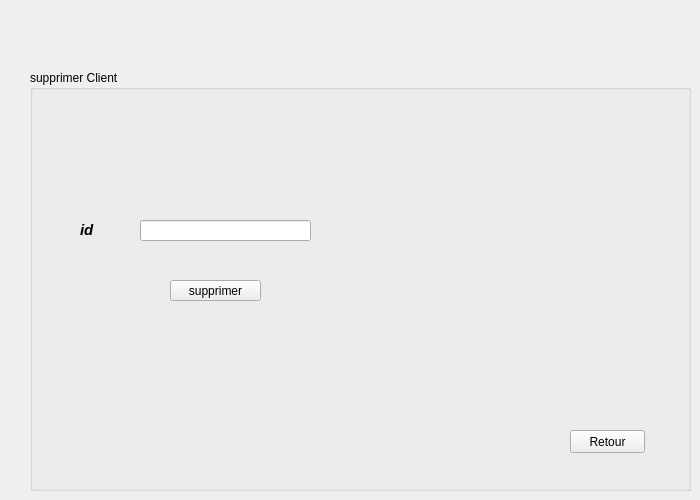
    <widget class="QWidget" name="page_6">
     <widget class="QGroupBox" name="groupBox_5">
      <property name="geometry">
       <rect>
        <x>30</x>
        <y>70</y>
        <width>661</width>
        <height>421</height>
       </rect>
      </property>
      <property name="title">
       <string>supprimer Client</string>
      </property>
      <widget class="QLineEdit" name="lineEdit_supi">
       <property name="geometry">
        <rect>
         <x>110</x>
         <y>150</y>
         <width>171</width>
         <height>21</height>
        </rect>
       </property>
      </widget>
      <widget class="QPushButton" name="pushButton_15">
       <property name="geometry">
        <rect>
         <x>140</x>
         <y>210</y>
         <width>91</width>
         <height>21</height>
        </rect>
       </property>
       <property name="text">
        <string>supprimer</string>
       </property>
      </widget>
      <widget class="QLabel" name="label_20">
       <property name="geometry">
        <rect>
         <x>340</x>
         <y>20</y>
         <width>301</width>
         <height>171</height>
        </rect>
       </property>
       <property name="text">
        <string/>
       </property>
       <property name="pixmap">
        <pixmap>../c qt/Capture.PNG</pixmap>
       </property>
       <property name="scaledContents">
        <bool>true</bool>
       </property>
      </widget>
      <widget class="QPushButton" name="pushButton_16">
       <property name="geometry">
        <rect>
         <x>540</x>
         <y>360</y>
         <width>75</width>
         <height>23</height>
        </rect>
       </property>
       <property name="text">
        <string>Retour</string>
       </property>
      </widget>
      <widget class="QLabel" name="label_11">
       <property name="geometry">
        <rect>
         <x>50</x>
         <y>150</y>
         <width>47</width>
         <height>21</height>
        </rect>
       </property>
       <property name="text">
        <string>&lt;html&gt;&lt;head/&gt;&lt;body&gt;&lt;p&gt;&lt;span style=&quot; font-size:11pt; font-weight:600; font-style:italic;&quot;&gt;id&lt;/span&gt;&lt;/p&gt;&lt;/body&gt;&lt;/html&gt;</string>
       </property>
       <property name="scaledContents">
        <bool>true</bool>
       </property>
      </widget>
     </widget>
    </widget>
